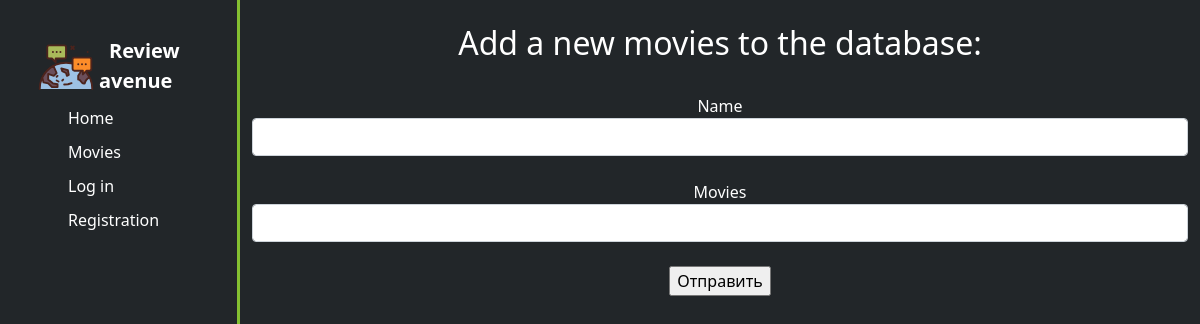
/add, run on an earlier commit of the app's database.
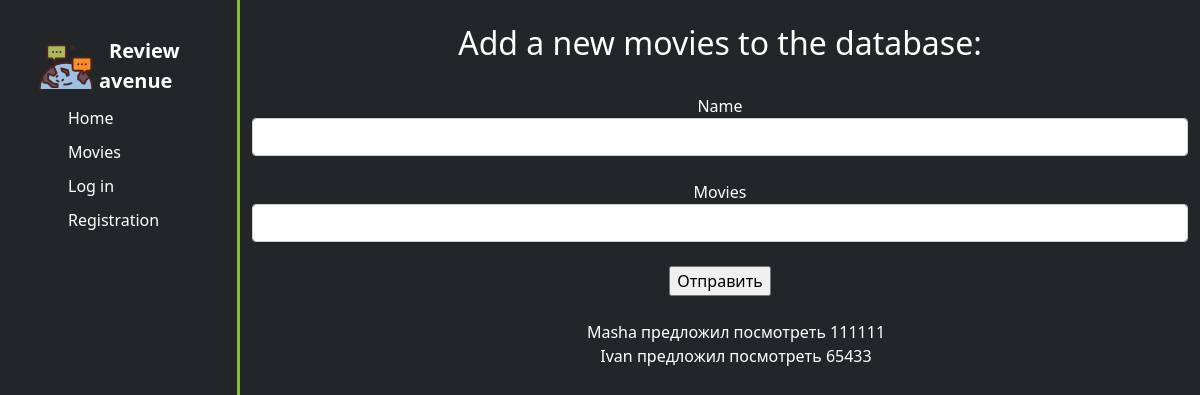
And on a later commit of the database.
### comments/models.py (models this page shows)
class Add(models.Model):
    name = models.CharField(max_length=30)
    kino = models.TextField()
    def __str__(self):
        return f"{self.name} предложил посмотреть {self.kino}"

### comments/views.py (the view)
# urls.py: path('add', views.add, name='add'),
def add(request):
   all_add = Add.objects.all()
   context = {'all_add': all_add}
   if request.POST:
       name = request.POST['name']
       kino = request.POST['kino']
       Add.objects.create(name=name, kino=kino)
       return render(request, 'comments/add.html', context=context)
   else:
       return render(request, 'comments/add.html', context=context)

### comments/templates/comments/add.html (shortened to what this page needs)
{% extends 'base_generic.html' %}
{% block content %}
<div>
    <br>
    <h2>Add a new movies to the database:</h2>
    <br>
    <form action="" method="POST">
        <div>
            <label for="name">Name</label>
            <input class="form-control" type="text" id="name" name="name">
        </div>
        <br>
        <div class="form-group">
            <label for="kino">Movies</label>
            <input class="form-control" type="text" id="kino" name="kino">
        </div>
        <br>
        <input  type="submit" value="Отправить">
    </form>
    <br>
    <ul>
        {% for add in all_add%}
            <div>{{ add }}</div>
        {% endfor %}
    </ul>
</div>
{% endblock %}

What changed in the data, as far as the page shows it:
added Add: name+kino "Masha предложил посмотреть 111111"
added Add: name+kino "Ivan предложил посмотреть 65433"
